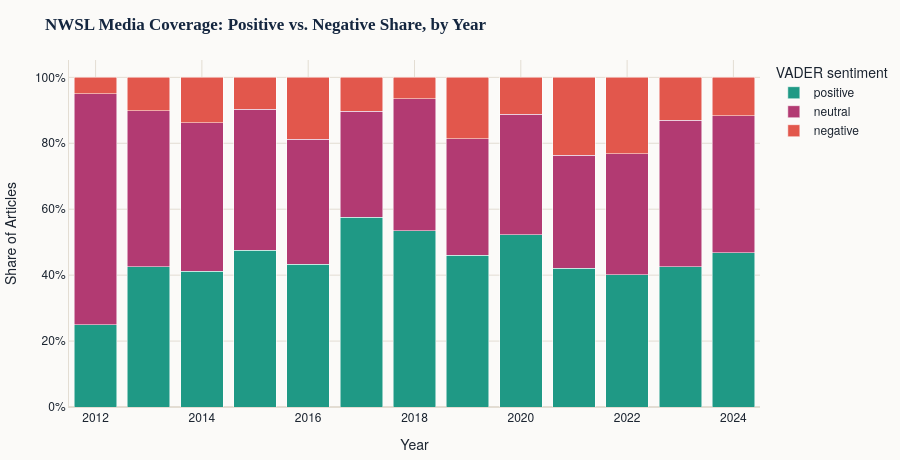

Notebook code cell kept with this figure:
### Markdown cell above
## Positive vs. negative coverage, over time

VADER sentiment split from `05` (`nwsl_articles_with_sentiment.csv`) -- positive/negative/neutral share of NWSL-related headlines, by year. Titles are short, so treat this as a coarse signal (a headline rarely carries much sentiment-bearing language), but the direction of the split over time is still informative.

### Code cell
import plotly.express as px
from plot_theme import style_plotly_fig

sentiment_media = pd.read_csv(os.path.join(DATA_PROCESSED_DIR, "nwsl_articles_with_sentiment.csv"))
sentiment_media["publish_date"] = pd.to_datetime(sentiment_media["publish_date"])
sentiment_media["year"] = sentiment_media["publish_date"].dt.year

sentiment_by_year = (
    sentiment_media.groupby(["year", "sentiment_label"]).size()
    .rename("article_count").reset_index()
)
sentiment_by_year["share"] = (
    sentiment_by_year["article_count"] / sentiment_by_year.groupby("year")["article_count"].transform("sum")
)

fig = px.bar(
    sentiment_by_year, x="year", y="share", color="sentiment_label",
    color_discrete_map={"positive": "#1F9985", "neutral": "#B23A72", "negative": "#E2574C"},
    category_orders={"sentiment_label": ["positive", "neutral", "negative"]},
    labels={"share": "Share of Articles", "year": "Year", "sentiment_label": "VADER sentiment"},
    title="<b>NWSL Media Coverage: Positive vs. Negative Share, by Year</b>",
)
fig = style_plotly_fig(fig)
fig.update_layout(barmode="stack", height=460, margin={"t": 60, "b": 40, "l": 10, "r": 10})
fig.update_yaxes(tickformat=".0%")
fig.write_image(os.path.join(OUTPUT_DIR, "nwsl_sentiment_share_by_year.png"))
fig.show()

### Figure 1 — Plotly figure (JSON) as saved in the notebook; plotly's stock layout.template omitted (floating-point values rounded to 4 significant figures)
{"data": [{"hovertemplate": "VADER sentiment=positive<br>Year=%{x}<br>Share of Articles=%{y}<extra></extra>", "legendgroup": "positive", "marker": {"color": "#1F9985", "pattern": {"shape": ""}}, "name": "positive", "orientation": "v", "showlegend": true, "textposition": "auto", "type": "bar", "x": [2012, 2013, 2014, 2015, 2016, 2017, 2018, 2019, 2020, 2021, 2022, 2023, 2024], "xaxis": "x", "y": [0.25, 0.4253, 0.4111, 0.4754, 0.4333, 0.5757, 0.534, 0.4604, 0.523, 0.4212, 0.401, 0.4261, 0.4682], "yaxis": "y"}, {"hovertemplate": "VADER sentiment=neutral<br>Year=%{x}<br>Share of Articles=%{y}<extra></extra>", "legendgroup": "neutral", "marker": {"color": "#B23A72", "pattern": {"shape": ""}}, "name": "neutral", "orientation": "v", "showlegend": true, "textposition": "auto", "type": "bar", "x": [2012, 2013, 2014, 2015, 2016, 2017, 2018, 2019, 2020, 2021, 2022, 2023, 2024], "xaxis": "x", "y": [0.7, 0.474, 0.4519, 0.4283, 0.3789, 0.322, 0.4014, 0.3528, 0.3649, 0.343, 0.367, 0.444, 0.4154], "yaxis": "y"}, {"hovertemplate": "VADER sentiment=negative<br>Year=%{x}<br>Share of Articles=%{y}<extra></extra>", "legendgroup": "negative", "marker": {"color": "#E2574C", "pattern": {"shape": ""}}, "name": "negative", "orientation": "v", "showlegend": true, "textposition": "auto", "type": "bar", "x": [2012, 2013, 2014, 2015, 2016, 2017, 2018, 2019, 2020, 2021, 2022, 2023, 2024], "xaxis": "x", "y": [0.05, 0.1006, 0.137, 0.09627, 0.1878, 0.1023, 0.06463, 0.1867, 0.1122, 0.2358, 0.232, 0.1299, 0.1164], "yaxis": "y"}], "layout": {"barmode": "stack", "colorway": ["#1f5fa8", "#b8790f", "#1f9985", "#b23a72", "#8b5cf6", "#e2574c"], "font": {"color": "#1b2430", "family": "Helvetica Neue, Arial, Inter, sans-serif"}, "height": 460, "legend": {"title": {"text": "VADER sentiment"}, "tracegroupgap": 0}, "margin": {"b": 40, "l": 10, "r": 10, "t": 60}, "paper_bgcolor": "#fbfaf8", "plot_bgcolor": "#fbfaf8", "title": {"font": {"color": "#14263f", "family": "Georgia, Source Serif 4, serif"}, "text": "<b>NWSL Media Coverage: Positive vs. Negative Share, by Year</b>"}, "xaxis": {"anchor": "y", "domain": [0.0, 1.0], "gridcolor": "#e3ddd3", "linecolor": "#e3ddd3", "title": {"text": "Year"}, "zerolinecolor": "#e3ddd3"}, "yaxis": {"anchor": "x", "domain": [0.0, 1.0], "gridcolor": "#e3ddd3", "linecolor": "#e3ddd3", "tickformat": ".0%", "title": {"text": "Share of Articles"}, "zerolinecolor": "#e3ddd3"}}}
